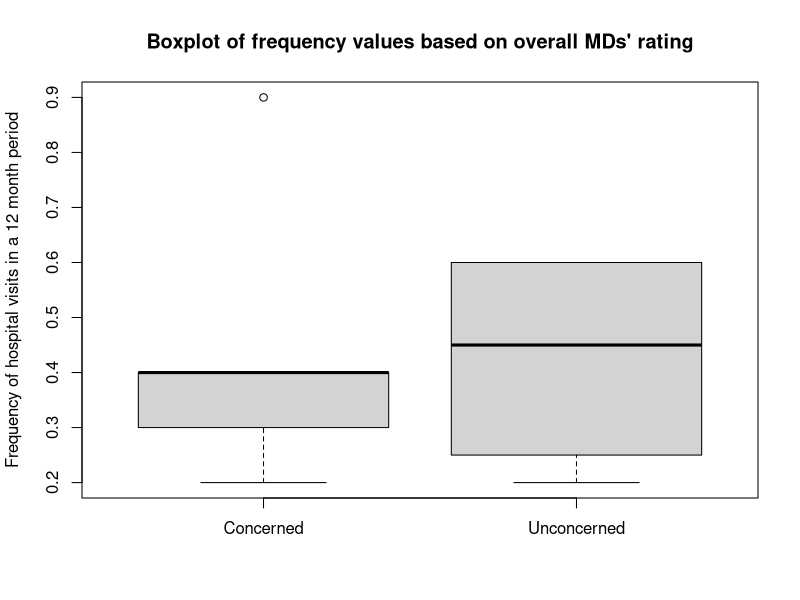
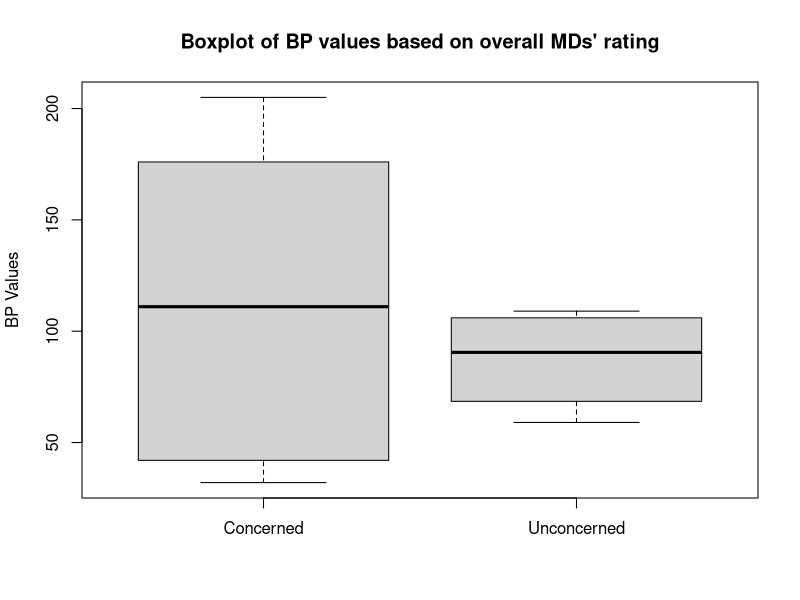
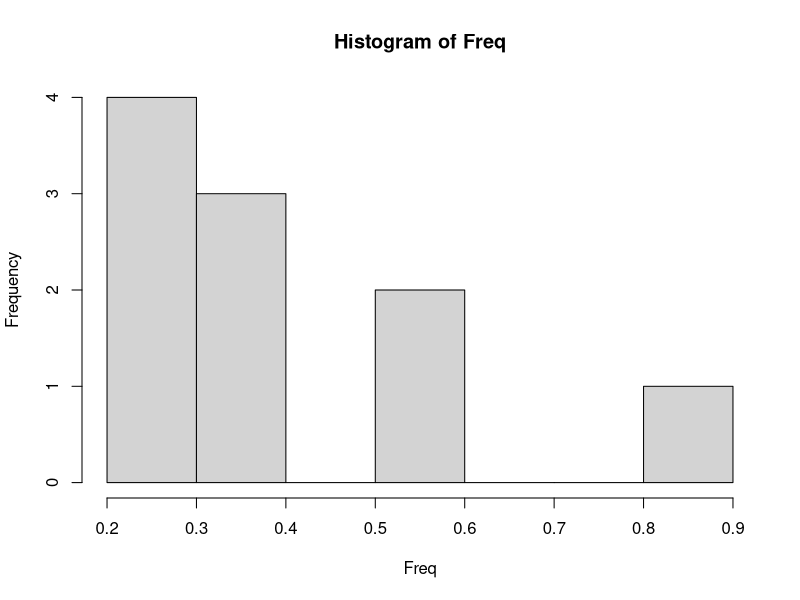

Recreate these plots in R, in order.
Freq <- c(0.6,0.3,0.4,0.4,0.2,0.6,0.3,0.4,0.9,0.2)
BP <- c(103,87,32,42,59,109,78,205,135,176)
First <- c(1,1,1,1,0,0,0,0,NA,1)
Second <- c(0,0,1,1,0,0,1,1,1,1)
Final <- c(0,1,0,1,0,1,0,1,1,1)
docdf <- data.frame(Freq,BP,First,Second,Final,stringsAsFactors = FALSE)


# This function will create a Boxplot based on MDs' rating of either Freq or Bp based on colm number
plotBox <- function(df,colm){
  if (colm !=1 && colm!=2){return("Please enter either 1 or 2 for colm")} # A Check to make sure users enter either 1 or 2 for colm
  docs <-vector() 
  zeros = vector() 
  ones = vector()
  for(i in 1:nrow(df)){
    docs<- c(docs,(sum(df[i,3:5],na.rm = TRUE)))
    if(docs[i] >1){ones <- c(ones,df[i,colm])} else{zeros <- c(zeros,df[i,colm])}
  }
  if(colm ==1){return(
    boxplot(ones,zeros,
    main= "Boxplot of frequency values based on overall MDs' rating",
    names= c("Concerned","Unconcerned"),
    ylab ="Frequency of hospital visits in a 12 month period"))
    }
  else if (colm==2){return( 
    boxplot(ones,zeros,
    main= "Boxplot of BP values based on overall MDs' rating",
    names= c("Concerned","Unconcerned"),
    ylab ="BP Values"))
  }
}

# This function is similar to plotBox, but is only interested in returning a mean value,df is the dataframe,colm is the characteristic
# of the patient we are interested in and oz is either 1 or 0 based on the MDs overall rating.
meanofMD <- function(df,colm,oz) {
  if (colm !=1 && colm!=2){return("Please enter either 1 or 2 for colm")}
  if (oz != 1 && oz !=0 ){return("Please enter either 1 or 0 for oz")}
  docs <-vector() 
  zeros = vector() 
  ones = vector()
  for(i in 1:nrow(df)){
    docs<- c(docs,(sum(df[i,3:5],na.rm = TRUE)))
    if(docs[i] >1){ones <- c(ones,df[i,colm])} else{zeros <- c(zeros,df[i,colm])}}
  if (oz == 0){return(mean(zeros))}
  else{return(mean(ones))}
}  

meanofMD(docdf,2,1)
meanofMD(docdf,2,0)
meanofMD(docdf,1,1)
meanofMD(docdf,1,0)

plotBox(docdf,1)
plotBox(docdf,2)
hist(Freq)
